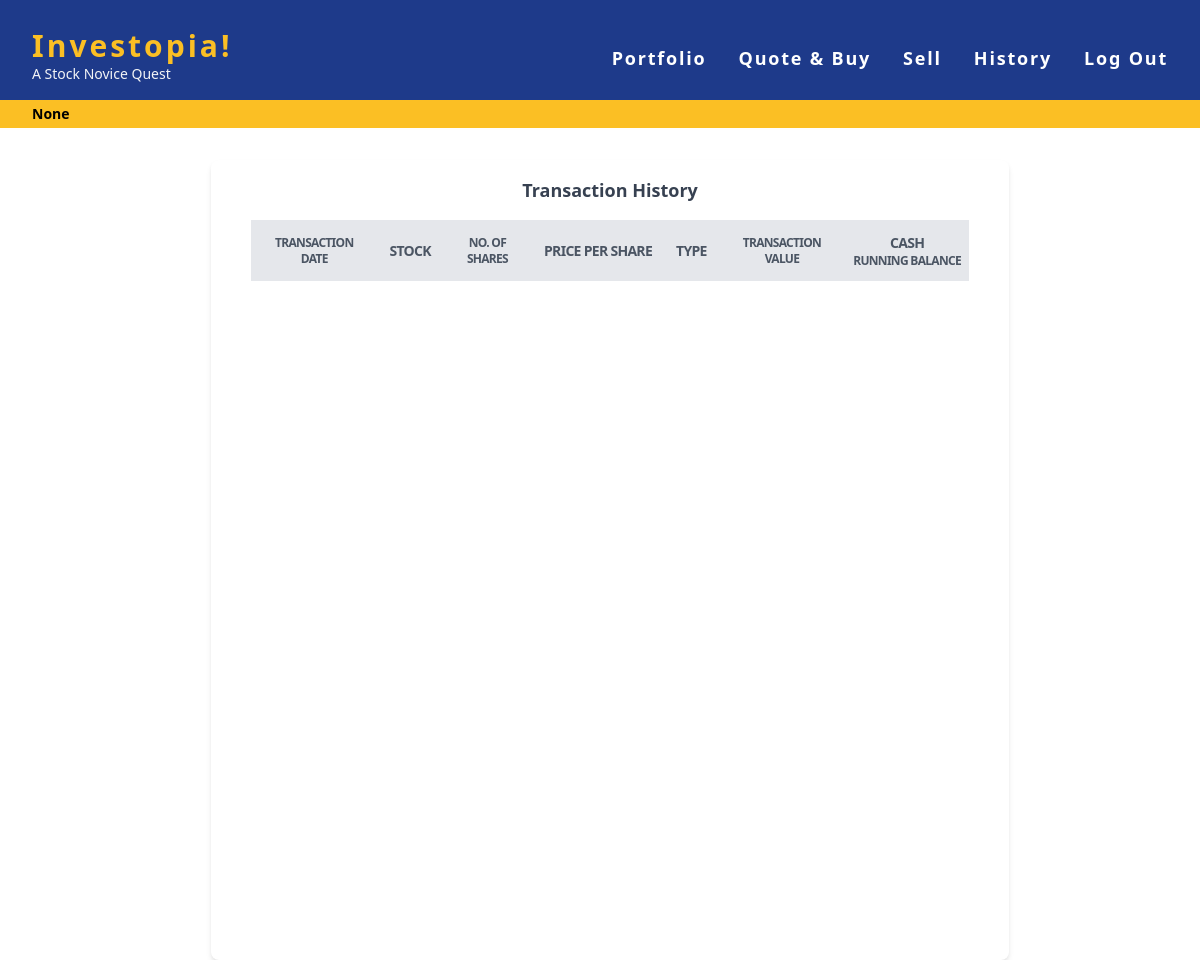
Before: /history (signed in) with the older database file.
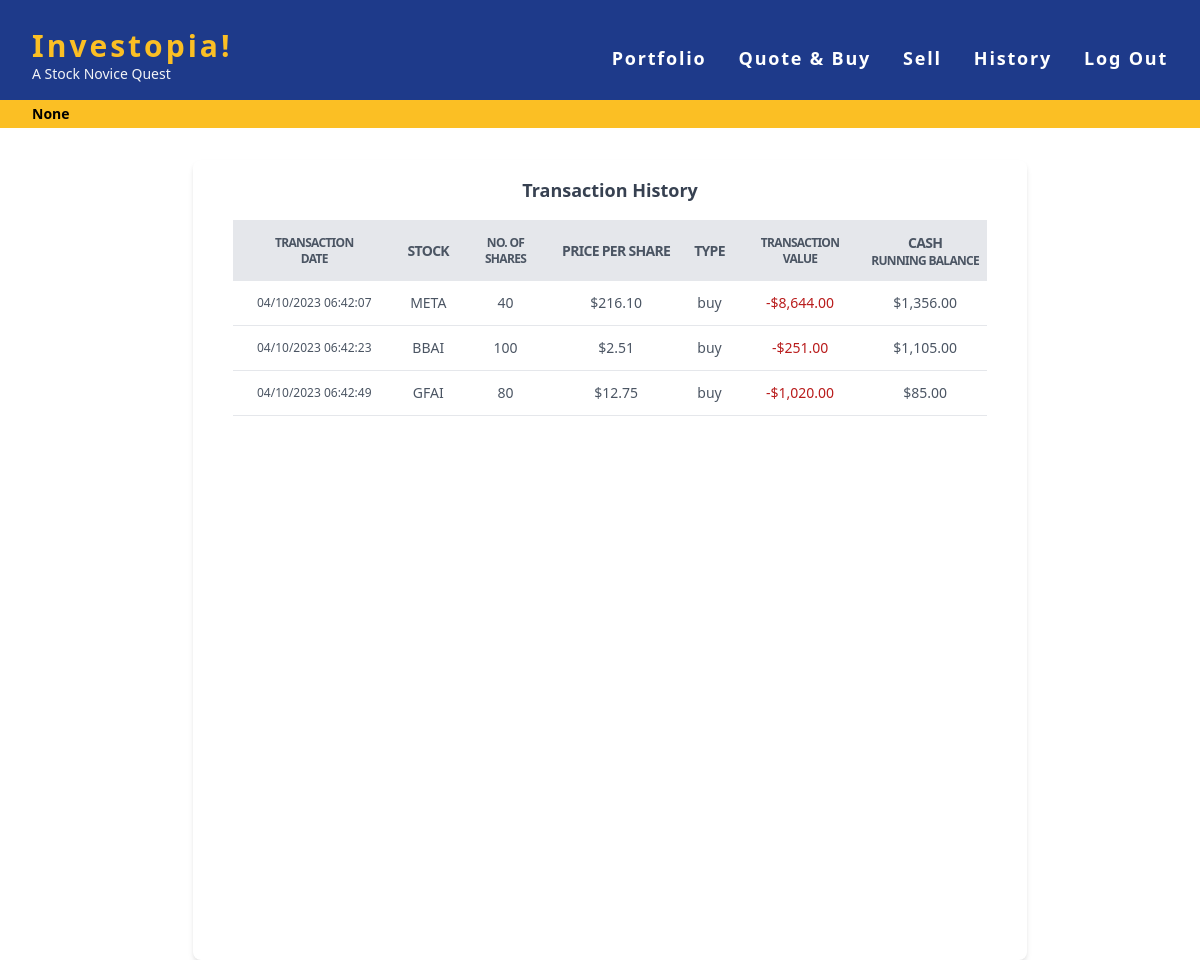
After: the same page with the newer database file.
### app.py (models this page shows, shortened)
class stock_txn(db.Model):
    txn_id = db.Column(db.Integer, primary_key=True)
    stock = db.Column(db.String(80), nullable=False)
    no_of_shares = db.Column(db.Integer, nullable=False)
    total_cost = db.Column(db.Integer, nullable=False)
    user_id = db.Column(db.Integer)
    txn_date = db.Column(db.Date)
    txn_type = db.Column(db.String(80), nullable=False)

class cash_running_bal(db.Model):
    c_bal_id = db.Column(db.Integer, primary_key=True)
    user_id = db.Column(db.Integer)
    txn_id = db.Column(db.Integer)
    txn_date = db.Column(db.Date)
    amount_change = db.Column(db.Integer, nullable=False)
    cash_end_bal = db.Column(db.Integer, nullable=False)

### app.py (the view)
@fin_app.route("/history")
@login_required
def history():
    current_user = session["user_id"]
    transactions = db.session.execute(text(
        "SELECT * FROM stock_txn WHERE user_id = :current_user"), {'current_user': current_user})
    cash_history = db.session.execute(text(
        "SELECT * FROM cash_running_bal WHERE user_id = :current_user"), {'current_user': current_user})
    cash_history = db.session.execute(text(
        "SELECT * FROM (SELECT * FROM cash_running_bal JOIN stock_txn ON cash_running_bal.txn_id = stock_txn.txn_id) WHERE user_id = :current_user"), {'current_user': current_user})
    return render_template("history.html", isMarketOpen=MARKET_STATUS, transactions=transactions, cash_history=cash_history)

### app.py (called while the page is built)
@fin_app.after_request
def after_request(response):
    response.headers["Cache-Control"] = "no-cache, no-store, must-revalidate"
    response.headers["Expires"] = 0
    response.headers["Pragma"] = "no-cache"
    return response

### helpers.py (called while the page is built)
def login_required(f):
    @wraps(f)
    def decorated_function(*args, **kwargs):
        if session.get("user_id") is None:
            return redirect("/login")
        return f(*args, **kwargs)
    return decorated_function

def usd(value):
    return f"${value:,.2f}"

### templates/history.html (shortened to what this page needs)
{% extends "layout.html" %} {% block title %} Transactions {% endblock %} {%
block main %}
<div class="flex justify-center min-h-screen mt-40 ml-5">
  <div class="bg-white shadow-md rounded-lg overflow-x-auto">
    <div class="flex justify-center items-center px-6 py-4">
      <h2 class="text-lg font-semibold text-gray-700">Transaction History</h2>
    </div>
    <table class="table-auto mx-10 text-xs md:text-sm text-center">
      <thead>
        <tr
          class="bg-gray-200 text-gray-600 uppercase text-sm leading-normal tracking-tighter text-center"
        >
          <th class="py-3 px-6 text-xs">
            <p>Transaction</p>
            <p>Date</p>
          </th>
          <th class="py-3 px-3">Stock</th>
          <th class="py-3 px-6 text-xs">
            <p>No. of</p>
            <p>Shares</p>
          </th>
          <th class="py-3 px-3">Price per Share</th>
          <th class="py-3 px-3">Type</th>
          <th class="py-3 px-6 text-xs">
            <p>Transaction</p>
            <p>Value</p>
          </th>
          <th class="py-3 px-2">
            <p>Cash</p>
            <p class="text-xs">Running Balance</p>
          </th>
        </tr>
      </thead>
      <tbody class="text-gray-600 text-sm font-light">
        {% for each in cash_history %}
        <tr class="border-b border-gray-200 hover:bg-gray-100">
          <td class="py-3 px-6 text-xs">{{ each.txn_date }}</td>
          <td class="py-3 px-3">{{ each.stock }}</td>
          <td class="py-3 px-6">{{ each.no_of_shares }}</td>
          {% if each.amount_change >= 0 %}
            <td class="py-3 px-6">{{ ((each.amount_change)/each.no_of_shares)|usd }}</td>
          {% else %}
            <td class="py-3 px-6">{{ ((each.amount_change*-1)/each.no_of_shares)|usd }}</td>
          {% endif %}
          <td class="py-3 px-3">
            {{ each.txn_type }}
          </td>
          <td class="py-3 px-6">
            {% if each.amount_change < 0 %}
            <p class="text-red-700">-{{ (each.amount_change*-1)|usd }}</p>
            {% else %}
            <p class="text-green-700">+{{ each.amount_change|usd }}</p>
            {% endif %}
          </td>
          <td class="py-3 px-2">{{ each.cash_end_bal|usd }}</td>
        </tr>
        {% endfor %}
      </tbody>
    </table>
  </div>
</div>
{% endblock %}

### templates/layout.html (shortened to what this page needs)
<!DOCTYPE html>
<html lang="en">
    <head>
        <link
            href="https://cdn.jsdelivr.net/npm/tailwindcss@2.2.15/dist/tailwind.min.css"
            rel="stylesheet"
        />
        <link href="/static/css/exp.css" rel="stylesheet" />
    </head>
    <body>
        <header class="fixed bg-blue-900 pt-7 top-0 inset-x-0 w-full z-5">
            <div class="px-8 flex justify-between items-center">
                <div class="relative">
                    <a
                        href="/refresh"
                        class="text-xl md:text-3xl font-bold text-yellow-400 tracking-widest"
                        >Investopia!</a
                    >
                    <p class="text-xs md:text-sm text-gray-100 pb-1">
                        A Stock Novice Quest
                    </p>
                </div>
                <ul
                    id="show"
                    class="hidden md:flex md:space-x-8 text-white font-semibold text-lg tracking-widest"
                >
                    {% if session["user_id"] %}
                    <li>
                        <a href="/portfolio" class="hover:text-yellow-400"
                            >Portfolio</a
                        >
                    </li>
                    <li>
                        <a href="/quote" class="hover:text-yellow-400"
                            >Quote &amp; Buy</a
                        >
                    </li>
                    <li>
                        <a href="/sell" class="hover:text-yellow-400">Sell</a>
                    </li>
                    <li>
                        <a href="/history" class="hover:text-yellow-400"
                            >History</a
                        >
                    </li>
                    <li>
                        <a href="/logout" class="hover:text-red-400">Log Out</a>
                    </li>
                    {% endif %}
                </ul>
            </div>
            <div
                class="z-5 font-semibold px-4 md:px-8 mt-3 py-1 block text-xs md:text-sm bg-yellow-400"
            >
                {{ isMarketOpen }}
            </div>
        </header>
        <main>{% block main %} {% endblock %}</main>
    </body>
</html>

Changed rows visible on the page:
added stock_txn: txn_date "04/10/2023 06:42:07", stock "META", no_of_shares "40", txn_type "buy", cash_end_bal "$1,356.00"
added cash_running_bal: ((each.amount_change*-1)/each.no_of_shares)|usd "$216.10", amount_change "$8,644.00"
added stock_txn: txn_date "04/10/2023 06:42:23", stock "BBAI", no_of_shares "100", txn_type "buy", cash_end_bal "$1,105.00"
added cash_running_bal: ((each.amount_change*-1)/each.no_of_shares)|usd "$2.51", amount_change "$251.00"
added stock_txn: txn_date "04/10/2023 06:42:49", stock "GFAI", no_of_shares "80", txn_type "buy", cash_end_bal "$85.00"
added cash_running_bal: ((each.amount_change*-1)/each.no_of_shares)|usd "$12.75", amount_change "$1,020.00"
